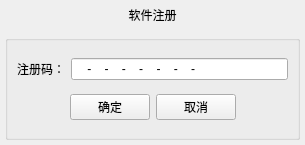
<?xml version="1.0" encoding="UTF-8"?>
<ui version="4.0">
 <class>SoftRegDialog</class>
 <widget class="QDialog" name="SoftRegDialog">
  <property name="geometry">
   <rect>
    <x>0</x>
    <y>0</y>
    <width>305</width>
    <height>145</height>
   </rect>
  </property>
  <property name="minimumSize">
   <size>
    <width>305</width>
    <height>145</height>
   </size>
  </property>
  <property name="maximumSize">
   <size>
    <width>305</width>
    <height>145</height>
   </size>
  </property>
  <property name="windowTitle">
   <string>软件注册</string>
  </property>
  <layout class="QVBoxLayout" name="verticalLayout">
   <property name="spacing">
    <number>0</number>
   </property>
   <property name="leftMargin">
    <number>0</number>
   </property>
   <property name="topMargin">
    <number>0</number>
   </property>
   <property name="rightMargin">
    <number>0</number>
   </property>
   <property name="bottomMargin">
    <number>0</number>
   </property>
   <item>
    <layout class="QHBoxLayout" name="horizontalLayout_2">
     <property name="spacing">
      <number>0</number>
     </property>
     <item>
      <widget class="QWidget" name="widget_title" native="true">
       <property name="minimumSize">
        <size>
         <width>0</width>
         <height>30</height>
        </size>
       </property>
       <property name="maximumSize">
        <size>
         <width>16777215</width>
         <height>30</height>
        </size>
       </property>
       <layout class="QHBoxLayout" name="horizontalLayout_3">
        <property name="spacing">
         <number>0</number>
        </property>
        <property name="leftMargin">
         <number>0</number>
        </property>
        <property name="topMargin">
         <number>0</number>
        </property>
        <property name="rightMargin">
         <number>0</number>
        </property>
        <property name="bottomMargin">
         <number>0</number>
        </property>
        <item>
         <widget class="QLabel" name="lab_Ico">
          <property name="minimumSize">
           <size>
            <width>30</width>
            <height>30</height>
           </size>
          </property>
          <property name="maximumSize">
           <size>
            <width>30</width>
            <height>30</height>
           </size>
          </property>
          <property name="text">
           <string/>
          </property>
          <property name="pixmap">
           <pixmap resource="resource.qrc">:/image/myappico.ico</pixmap>
          </property>
          <property name="alignment">
           <set>Qt::AlignCenter</set>
          </property>
         </widget>
        </item>
        <item>
         <widget class="QLabel" name="lab_Title">
          <property name="minimumSize">
           <size>
            <width>0</width>
            <height>30</height>
           </size>
          </property>
          <property name="maximumSize">
           <size>
            <width>16777215</width>
            <height>30</height>
           </size>
          </property>
          <property name="text">
           <string>软件注册</string>
          </property>
          <property name="alignment">
           <set>Qt::AlignCenter</set>
          </property>
         </widget>
        </item>
        <item>
         <widget class="QWidget" name="widget_menu" native="true">
          <property name="minimumSize">
           <size>
            <width>30</width>
            <height>30</height>
           </size>
          </property>
          <property name="maximumSize">
           <size>
            <width>30</width>
            <height>30</height>
           </size>
          </property>
          <layout class="QHBoxLayout" name="horizontalLayout">
           <property name="spacing">
            <number>0</number>
           </property>
           <property name="leftMargin">
            <number>0</number>
           </property>
           <property name="topMargin">
            <number>0</number>
           </property>
           <property name="rightMargin">
            <number>0</number>
           </property>
           <property name="bottomMargin">
            <number>0</number>
           </property>
           <item>
            <widget class="QPushButton" name="btnMenu_Close">
             <property name="minimumSize">
              <size>
               <width>30</width>
               <height>30</height>
              </size>
             </property>
             <property name="maximumSize">
              <size>
               <width>30</width>
               <height>30</height>
              </size>
             </property>
             <property name="toolTip">
              <string>关闭</string>
             </property>
             <property name="text">
              <string/>
             </property>
             <property name="autoDefault">
              <bool>true</bool>
             </property>
             <property name="flat">
              <bool>true</bool>
             </property>
            </widget>
           </item>
          </layout>
         </widget>
        </item>
       </layout>
      </widget>
     </item>
    </layout>
   </item>
   <item>
    <widget class="QWidget" name="widget_main" native="true">
     <property name="minimumSize">
      <size>
       <width>0</width>
       <height>110</height>
      </size>
     </property>
     <layout class="QHBoxLayout" name="horizontalLayout_6">
      <property name="spacing">
       <number>5</number>
      </property>
      <property name="leftMargin">
       <number>5</number>
      </property>
      <property name="topMargin">
       <number>5</number>
      </property>
      <property name="rightMargin">
       <number>5</number>
      </property>
      <property name="bottomMargin">
       <number>5</number>
      </property>
      <item>
       <widget class="QGroupBox" name="groupBox">
        <property name="minimumSize">
         <size>
          <width>0</width>
          <height>0</height>
         </size>
        </property>
        <property name="title">
         <string/>
        </property>
        <layout class="QVBoxLayout" name="verticalLayout_2">
         <item>
          <layout class="QHBoxLayout" name="horizontalLayout_4">
           <item>
            <widget class="QLabel" name="label">
             <property name="text">
              <string>注册码：</string>
             </property>
            </widget>
           </item>
           <item>
            <widget class="QLineEdit" name="lineEdit">
             <property name="inputMask">
              <string>HHHH-HHHH-HHHH-HHHH-HHHH-HHHH-HHHH-HHHH</string>
             </property>
            </widget>
           </item>
          </layout>
         </item>
         <item>
          <layout class="QHBoxLayout" name="horizontalLayout_5">
           <item>
            <spacer name="horizontalSpacer">
             <property name="orientation">
              <enum>Qt::Horizontal</enum>
             </property>
             <property name="sizeHint" stdset="0">
              <size>
               <width>40</width>
               <height>20</height>
              </size>
             </property>
            </spacer>
           </item>
           <item>
            <widget class="QPushButton" name="btnOk">
             <property name="minimumSize">
              <size>
               <width>75</width>
               <height>0</height>
              </size>
             </property>
             <property name="text">
              <string>确定</string>
             </property>
            </widget>
           </item>
           <item>
            <widget class="QPushButton" name="btnCancel">
             <property name="minimumSize">
              <size>
               <width>75</width>
               <height>0</height>
              </size>
             </property>
             <property name="text">
              <string>取消</string>
             </property>
            </widget>
           </item>
           <item>
            <spacer name="horizontalSpacer_2">
             <property name="orientation">
              <enum>Qt::Horizontal</enum>
             </property>
             <property name="sizeHint" stdset="0">
              <size>
               <width>40</width>
               <height>20</height>
              </size>
             </property>
            </spacer>
           </item>
          </layout>
         </item>
        </layout>
       </widget>
      </item>
     </layout>
    </widget>
   </item>
  </layout>
 </widget>
 <resources>
  <include location="resource.qrc"/>
 </resources>
 <connections/>
</ui>
